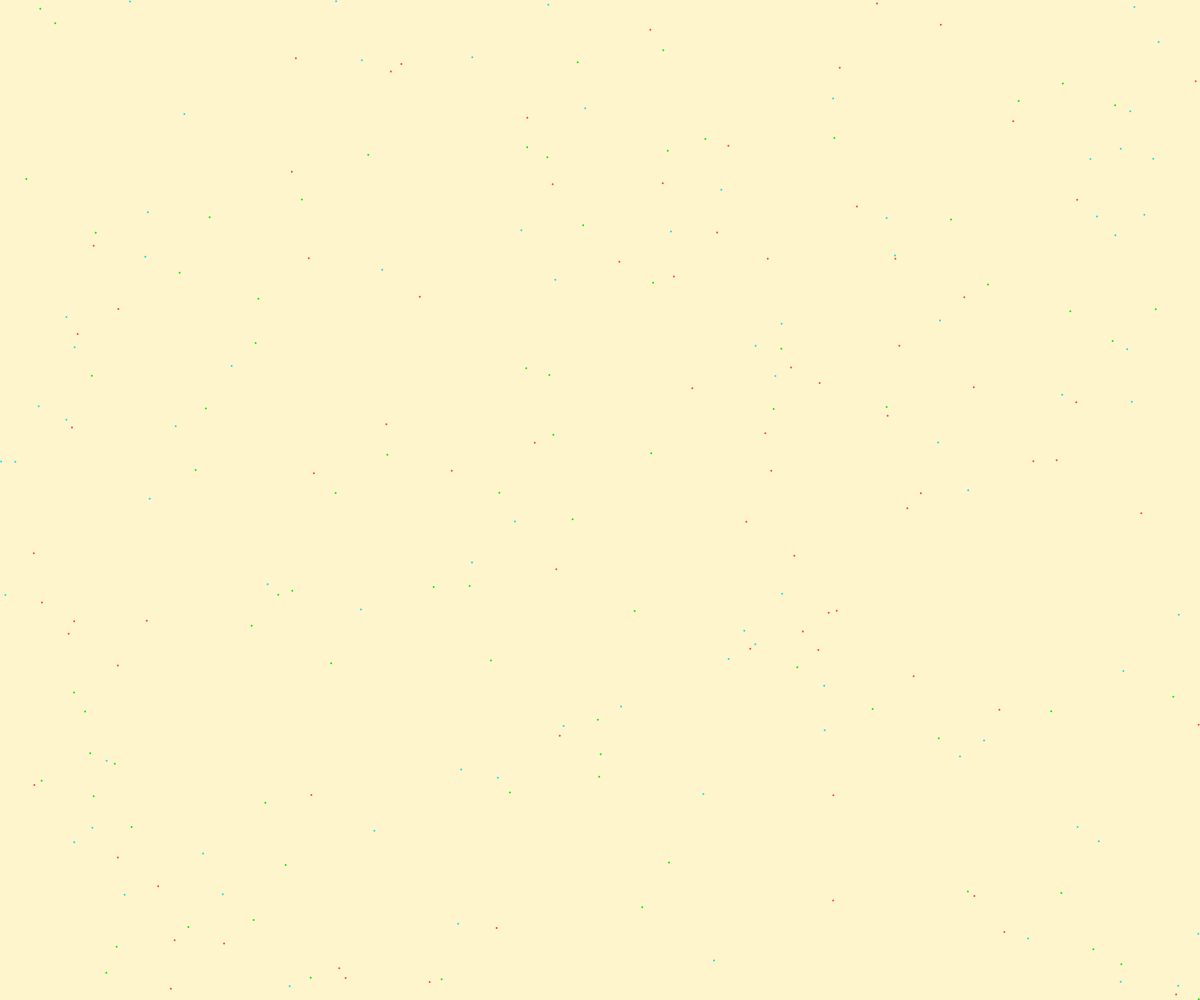
Frame 1 (no input)
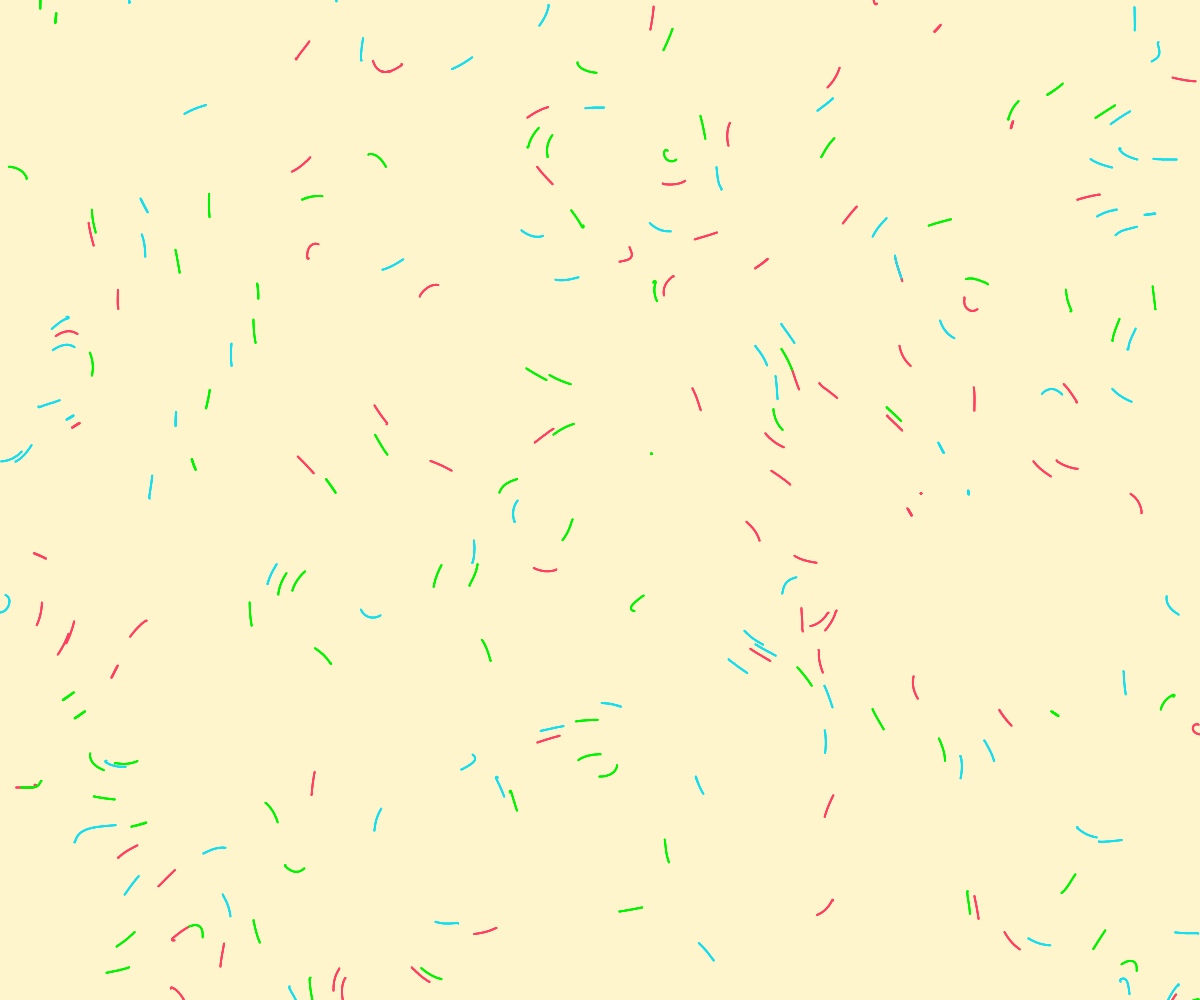
Frame 60 (no input)
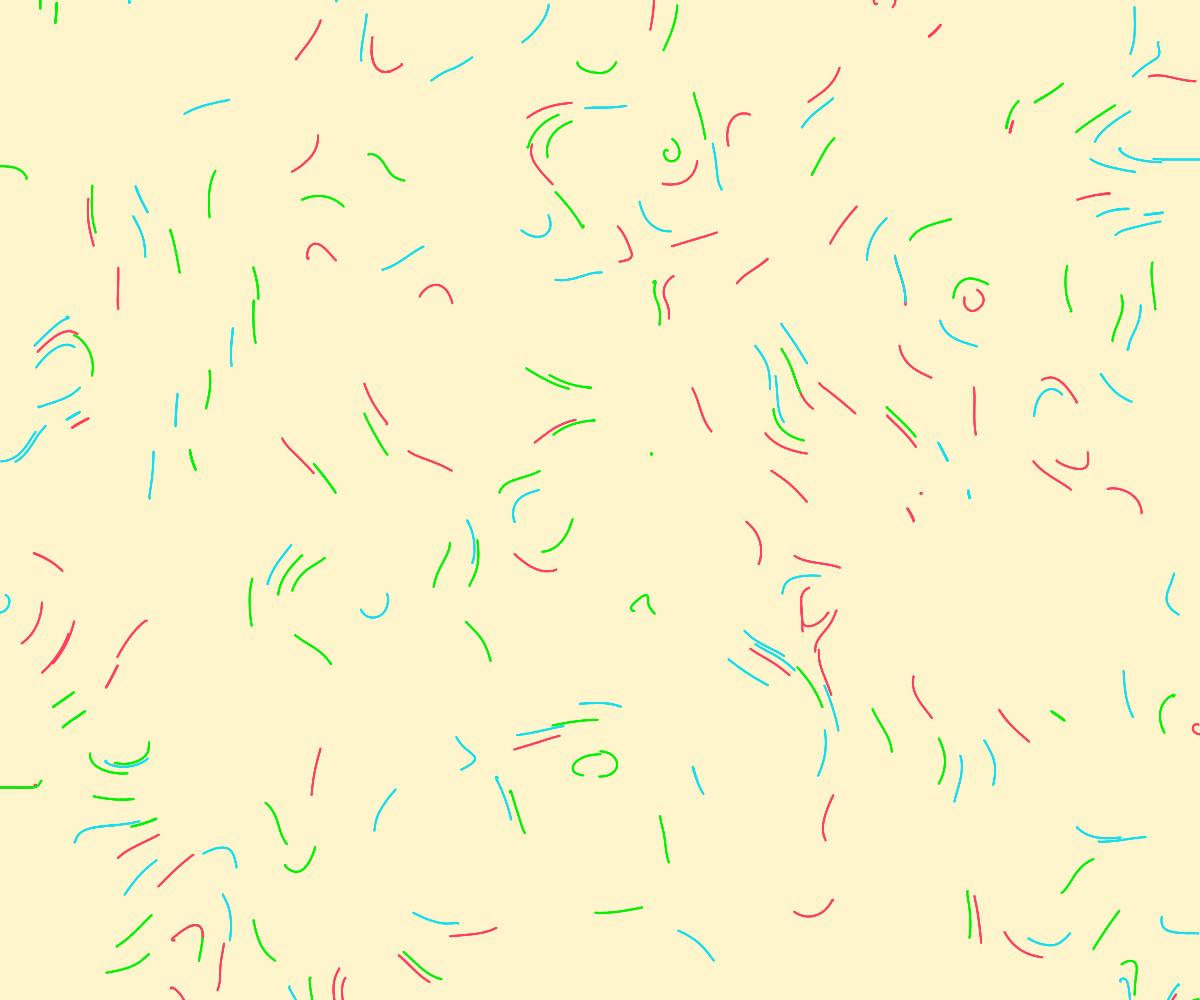
Frame 120 (the mouse pressed at the canvas centre since frame 60)

The p5.js sketch that drew these frames (run headless with seeded random() and noise() and a simulated clock; from frame 60 on, the mouse is pressed at the canvas centre):

// p5.js sketch
// ── sketch.js
let total = 80;
let scale = 600;

let PartOne = new Array(total);
let PartTwo = new Array(total);
let PartThree = new Array(total);
let taken;

function setup() {
    createCanvas(windowWidth, windowHeight);
    background(255,245,204);
    noStroke();
    taken = new Array(height);

    for(let j = 0; j < height; j++){
        taken[j] = new Array(width);
    }

    for(let j = 0; j < height; j++){
        for(let i = 0; i < width; i++){
            taken[j][i] = false;
        }
    }

    for (let i = 0; i < total; i++) {
        PartOne[i] = new Particle();
    }
    for (let i = 0; i < total; i++) {
        PartTwo[i] = new Particle();
    }
    for (let i = 0; i < total; i++) {
        PartThree[i] = new Particle();
    }

}

function draw() {

    for (let i of PartOne) {
        fill(255,65,98);
        i.update();
        i.display();
    }
    for (let i of PartTwo) {
        fill(23,222,238);
        i.update();
        i.display();
    }
    for (let i of PartThree) {
        fill(0,244,0);
        i.update();
        i.display();
    }
}

class Particle {
    constructor() {

        do {
          this.pos = createVector(floor(random(width)), floor(random(height)));
        } while(taken[this.pos.y][this.pos.x]);

        taken[this.pos.y][this.pos.x] = true;


        this.speed = 0.4;
    }

    update() {
        let scl = noise(this.pos.x / scale, this.pos.y / scale) * TWO_PI * scale;
        let vel = createVector(cos(scl), sin(scl)).mult(this.speed);
        this.pos.add(vel);
    }

    display() {
        ellipse(this.pos.x, this.pos.y, 2, 2);
    }

    edges() {
        if (this.pos.x < 0 || this.pos.x > width || this.pos.y < 0 || this.pos.y > height) {
            this.pos = createVector(random(width), random(height));
        }
    }
}
